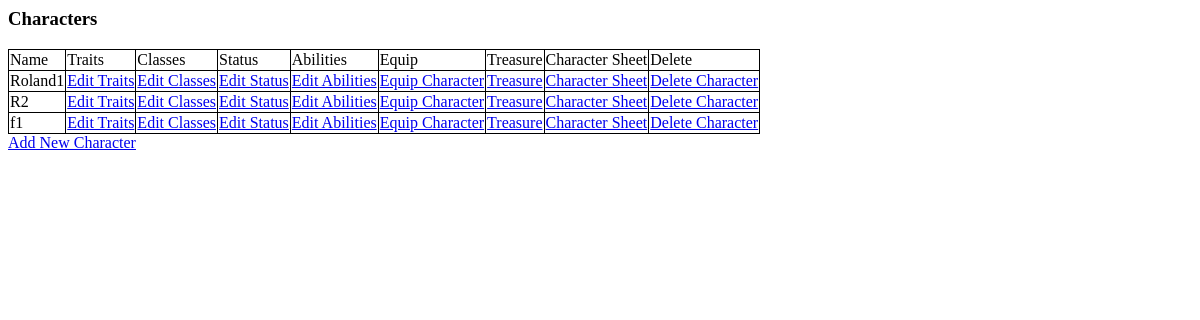
The app's page /osric_character_tools/characters.php, older data.
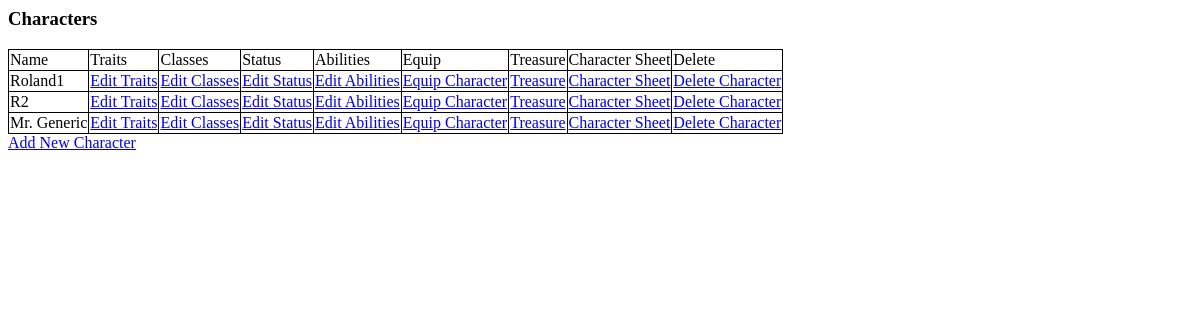
The same page, newer data.
### tables this page shows
CREATE TABLE IF NOT EXISTS `characters` (
  `CharacterName` varchar(255) NOT NULL,
  `CharacterGender` int(11) NOT NULL,
  `CharacterAge` float NOT NULL,
  `CharacterHeight` float NOT NULL,
  `CharacterWeight` float NOT NULL,
  `CharacterId` bigint(20) unsigned NOT NULL AUTO_INCREMENT,
  `CharacterAlignment` int(11) NOT NULL,
  `RaceId` bigint(20) NOT NULL,
  PRIMARY KEY (`CharacterId`)
);

### osric_character_tools/inc/OsricDb.php (called while the page is built, shortened)
<?php
class OsricDb
{
	protected $cxn;
	public function doInit($aHost,$aUser,$aPasswd)
	{
		$aDbname = "osric_db";
		$this->cxn = mysqli_connect($aHost,$aUser,$aPasswd,$aDbname) or die("Couldn't connect to server");
	}
	public function getCharacters()
	{
		$query = "SELECT * from characters";
		$result = mysqli_query($this->cxn,$query) or die("Couldn't execute query: ".$query);
		for($result_set = array();$row = mysqli_fetch_assoc($result);$result_set[]=$row);
		return $result_set;
	}
}
?>

### osric_character_tools/characters.php (the view, shortened to what this page needs)
<html>
<head>
<link rel="stylesheet" type="text/css" href="./css/class.css" />
</head>
<body>
<?php
require_once(dirname(__FILE__)."/inc/OsricDb.php");
$myOsricDb = new OsricDb();
$myOsricDb->doInit($host,$user,$passwd);
?>
<h3>Characters</h3>
<?php
$characters = $myOsricDb->getCharacters();
echo "<table id='osric_characters'>";
echo "<tr><td>Name</td><td>Traits</td><td>Classes</td><td>Status</td><td>Abilities</td><td>Equip</td><td>Treasure</td><td>Character Sheet</td><td>Delete</td></tr>";
foreach($characters as $character)
{
	$characterId = $character['CharacterId'];
	echo "<tr>";
	echo "<td>{$character['CharacterName']}</td>";
	echo "<td><a href='editcharacter.php?CharacterId={$characterId}'>Edit Traits</a></td>";
	echo "<td><a href='editcharacterclasses.php?CharacterId={$characterId}'>Edit Classes</a></td>";
	echo "<td><a href='editcharacterstatus.php?CharacterId={$characterId}'>Edit Status</a></td>";
	echo "<td><a href='editcharacterabilities.php?CharacterId={$characterId}'>Edit Abilities</a></td>";
	echo "<td><a href='equipcharacter.php?CharacterId={$characterId}'>Equip Character</a></td>";
	echo "<td><a href='awardtreasureandxp.php?CharacterId={$characterId}'>Treasure</td>";
	echo "<td><a href='charactersheet.php?CharacterId={$characterId}'>Character Sheet</td>";
	echo "<td><a href='deletecharacter.php?CharacterId={$characterId}'>Delete Character</a></td>";
	echo "</tr>";
}
echo "</table>";
echo "<a href='editcharacter.php?CharacterId=-1'>Add New Character</a></td>";
?>
</body>
</html>

Row changes from the older to the newer data that the page shows:
removed characters: CharacterName "f1"
added characters: CharacterName "Mr. Generic"
